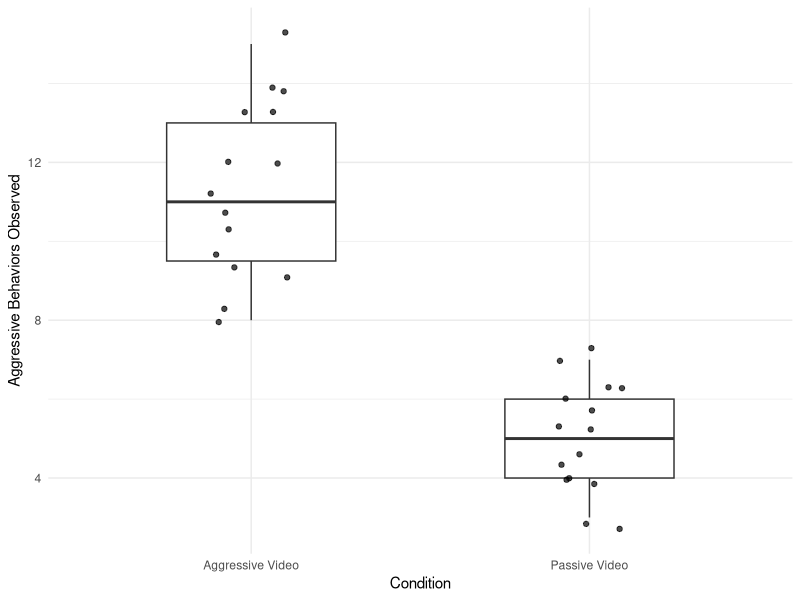

Write the R code that produced this figure.
## ---- chunk 1
library(tidyverse)

bobo_data <- tibble(
  Condition = c(rep("Aggressive Video", 15), rep("Passive Video", 15)),
  Aggressive_Behavior_Count = c(
    12, 10, 14, 11, 9, 13, 8, 15, 11, 10, 12, 14, 9, 13, 8,
    4, 6, 5, 7, 3, 6, 4, 5, 7, 6, 4, 5, 3, 6, 4
  )
)

ggplot(bobo_data, aes(x = Condition, y = Aggressive_Behavior_Count)) +
  geom_boxplot(width = .5, outlier.shape = NA) +
  geom_jitter(width = .12, alpha = .7) +
  labs(
    x = "Condition",
    y = "Aggressive Behaviors Observed"
  ) +
  theme_minimal()
